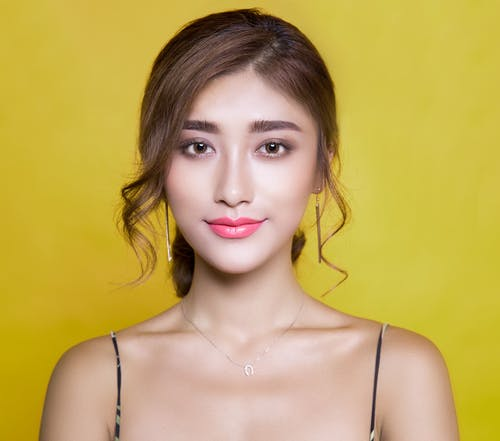
#> input picture NOTEBOOK + HOMEWORK/NOTEBOOK_IA_PROF/Notebook-38 - Face Detection/image1.jpg, 500 x 441 px
$ jupyter execute 'Notebook - Face Detection con OpenCV in Python.ipynb'   (shell and % lines are left out)
#> lines starting #> are read from the running program, lines starting #| are printed output that depends on the picture; after the words box and inside, x2 and y2 are one past the last pixel; in counts of white or black regions, pixels touching at a corner belong together
# Face Detection con OpenCV in Python

## Import

[cell 1]
import cv2
import matplotlib.pyplot as plt

[cell 2]
image1 = cv2.imread(r"image1.jpg", 0)
#> image1: shape (441, 500); min 0, max 255, mean 167.4
image2 = cv2.imread(r"image2.jpg", 0)
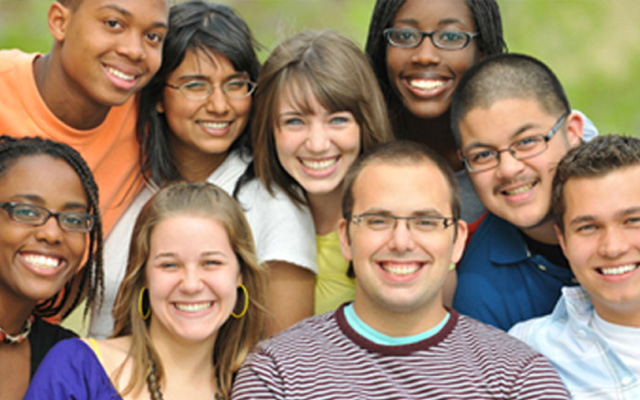
#> input picture NOTEBOOK + HOMEWORK/NOTEBOOK_IA_PROF/Notebook-38 - Face Detection/image2.jpg, 640 x 400 px
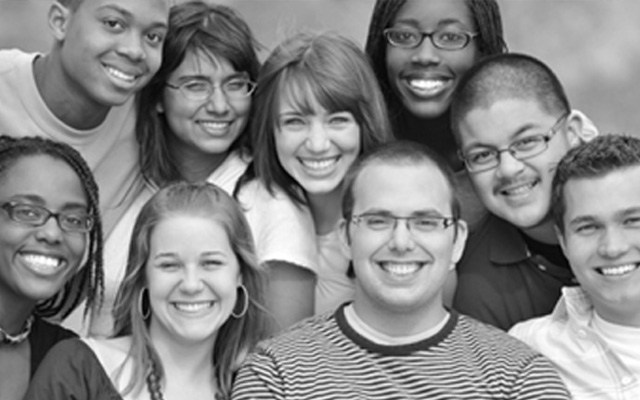
#> image2: shape (400, 640); min 0, max 255, mean 134.8

[cell 3]
plt.imshow(image1, cmap ="gray");

[cell 4]
plt.imshow(image2, cmap ="gray");

## Face Detection

[cell 5]
face_detector = cv2.CascadeClassifier('haarcascade_frontalface_default.xml')

[cell 6]
type(face_detector)

[cell 7]
face_rectangle = face_detector.detectMultiScale(image1)
#> face_rectangle = [[144, 77, 187, 187]]

[cell 8]
face_rectangle
#> Out = [[144, 77, 187, 187]]

[cell 9]
def detect_face (image):

    face_image = image.copy()

    face_rectangle = face_detector.detectMultiScale(face_image)
#> face_rectangle = [[144, 77, 187, 187]]

    for (x,y,width,height) in face_rectangle:
        cv2.rectangle(face_image, (x,y), (x + width, y+height), (255,255,255), 8)
#> this loop made 1 pass
#> face_image: shape (441, 500); min 0, max 255, mean 171.7

    return face_image

[cell 10]
detection_result = detect_face(image1)
plt.imshow(detection_result, cmap = "gray");

[cell 11]
detection_result = detect_face(image2)
#> the loop in detect_face (call 2), `for (x,y,width,height) in face_rectangle:` made 6 passes
#> (x, y, width, height) on passes 1 to 6: (164, 48, 94, 94), (338, 170, 128, 128), (135, 218, 113, 113), (376, 1, 101, 101), (260, 75, 113, 113), (447, 100, 120, 120)
#> after the loop in detect_face (call 2), `for (x,y,width,height) in face_rectangle:`: face_image: shape (400, 640); 8.68% of pixels changed, all inside (x1, y1, x2, y2) = (131, 0, 572, 336)
plt.imshow(detection_result, cmap = "gray");

[cell 12]
face_detector = cv2.CascadeClassifier('haarcascade_frontalface_alt.xml')

def detect_face (image):

    face_image = image.copy()

    face_rectangle = face_detector.detectMultiScale(face_image)
#> face_rectangle = [[169, 49, 92, 92], [137, 221, 107, 107], [340, 172, 122, 122], [376, 1, 98, 98], [258, 71, 119, 119], [448, 101, 118, 118], [6, 179, 96, 96]]

    for (x,y,width,height) in face_rectangle:
        cv2.rectangle(face_image, (x,y), (x + width, y+height), (255,255,255), 8)
#> this loop made 7 passes
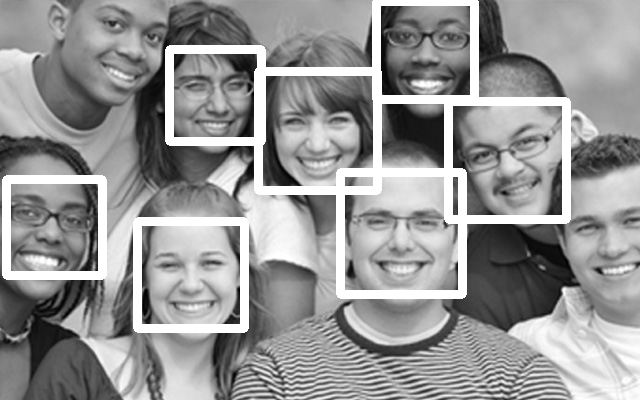
#> face_image: shape (400, 640); 9.83% of pixels changed, all inside (x1, y1, x2, y2) = (2, 0, 571, 333)

    return face_image

detection_result = detect_face(image2)
plt.imshow(detection_result, cmap = "gray")

[cell 13]
face_detector = cv2.CascadeClassifier('haarcascade_frontalface_alt_tree.xml')

def detect_face (image):

    face_image = image.copy()

    face_rectangle = face_detector.detectMultiScale(face_image)
#> face_rectangle = [[170, 49, 93, 93], [137, 221, 108, 108], [342, 175, 118, 118]]

    for (x,y,width,height) in face_rectangle:
        cv2.rectangle(face_image, (x,y), (x + width, y+height), (255,255,255), 8)
#> this loop made 3 passes
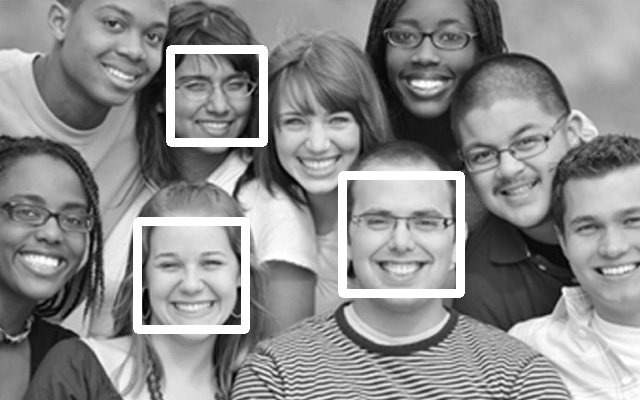
#> face_image: shape (400, 640); 4.45% of pixels changed, all inside (x1, y1, x2, y2) = (133, 45, 465, 334)

    return face_image

detection_result = detect_face(image2)
plt.imshow(detection_result, cmap = "gray");

##  Eyes Detection

[cell 14]
eye_detector = cv2.CascadeClassifier('haarcascade_eye.xml')

[cell 15]
def detect_eye (image):

    face_image = image.copy()

    face_rectangle = eye_detector.detectMultiScale(face_image)
#> face_rectangle = [[173, 125, 46, 46], [247, 123, 49, 49]]

    for (x,y,width,height) in face_rectangle:
        cv2.rectangle(face_image, (x,y), (x + width, y+height), (255,255,255), 8)
#> this loop made 2 passes
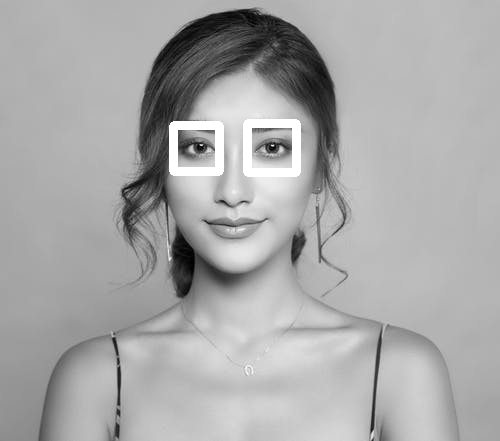
#> face_image: shape (441, 500); min 0, max 255, mean 168.9

    return face_image

[cell 16]
detection_result = detect_eye(image1)
plt.imshow(detection_result, cmap = "gray");

[cell 17]
detection_result = detect_eye(image2)
#> in detect_eye (call 2), `face_rectangle = eye_detector.detectMultiScale(face_image)`: face_rectangle = 24 rows, first 6: [100, 9, 30, 30], [138, 25, 24, 24], [435, 24, 27, 27], [404, 23, 31, 31], [275, 60, 24, 24], [324, 111, 22, 22]
#> the loop in detect_eye (call 2), `for (x,y,width,height) in face_rectangle:` made 24 passes
#> (x, y, width, height) on passes 1 to 12: (100, 9, 30, 30), (138, 25, 24, 24), (435, 24, 27, 27), (404, 23, 31, 31), (275, 60, 24, 24), (324, 111, 22, 22), (282, 110, 24, 24), (515, 131, 21, 21), (471, 145, 22, 22), (582, 154, 23, 23), (182, 179, 22, 22), (491, 183, 22, 22)
#> after the loop in detect_eye (call 2), `for (x,y,width,height) in face_rectangle:`:
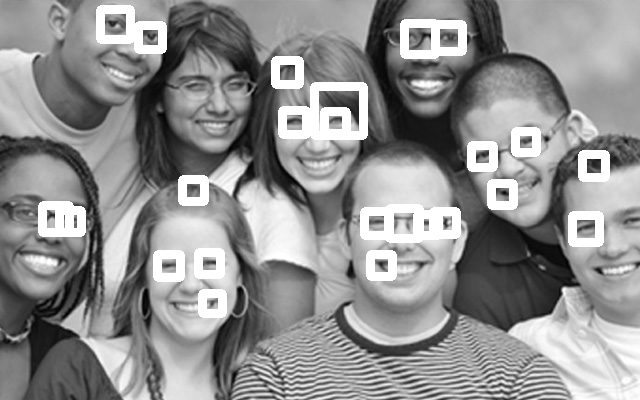
#> face_image: shape (400, 640); 7.56% of pixels changed, all inside (x1, y1, x2, y2) = (38, 5, 610, 318)
plt.imshow(detection_result, cmap = "gray")

[cell 18]
def detect_eye (image):

    face_image = image.copy()

    face_rectangle = eye_detector.detectMultiScale(face_image, scaleFactor = 1.2, minNeighbors =4)
#> face_rectangle = 16 rows, first 6: [100, 9, 31, 31], [139, 25, 23, 23], [436, 25, 22, 22], [277, 60, 22, 22], [323, 112, 20, 20], [283, 111, 22, 22]

    for (x,y,width,height) in face_rectangle:
        cv2.rectangle(face_image, (x,y), (x + width, y+height), (255,255,255), 8)
#> this loop made 16 passes
#> (x, y, width, height) on passes 1 to 12: (100, 9, 31, 31), (139, 25, 23, 23), (436, 25, 22, 22), (277, 60, 22, 22), (323, 112, 20, 20), (283, 111, 22, 22), (514, 132, 21, 21), (470, 144, 22, 22), (181, 180, 22, 22), (365, 211, 23, 23), (574, 217, 23, 23), (198, 251, 24, 24)
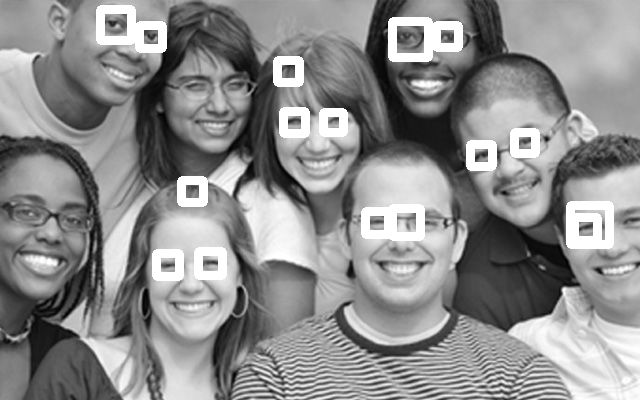
#> face_image: shape (400, 640); 5.26% of pixels changed, all inside (x1, y1, x2, y2) = (96, 5, 614, 281)

    return face_image

[cell 19]
detection_result = detect_eye(image2)
plt.imshow(detection_result, cmap = "gray");

## Smile Detection

[cell 20]
smile_detector = cv2.CascadeClassifier('haarcascade_smile.xml')

[cell 21]
def detect_smile (image):

    face_image = image.copy()

    face_rectangle = smile_detector .detectMultiScale(face_image)
#> face_rectangle = [[184, 206, 104, 52], [208, 188, 51, 26], [194, 107, 81, 40], [118, 311, 78, 39], [260, 301, 115, 57], [134, 132, 112, 56], [170, 24, 157, 79], [125, 69, 227, 114], [126, 296, 244, 122]]

    for (x,y,width,height) in face_rectangle:
        cv2.rectangle(face_image, (x,y), (x + width, y+height), (255,255,255), 8)
#> this loop made 9 passes
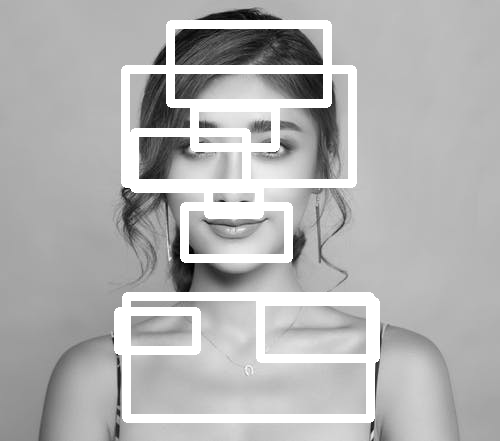
#> face_image: shape (441, 500); min 0, max 255, mean 179.8

    return face_image

[cell 22]
detection_result = detect_smile(image1)
plt.imshow(detection_result, cmap = "gray");

[cell 23]
def detect_smile (image):

    face_image = image.copy()

    face_rectangle = smile_detector.detectMultiScale(face_image, scaleFactor = 2.0, minNeighbors =20)
#> face_rectangle = [[198, 213, 72, 36]]

    for (x,y,width,height) in face_rectangle:
        cv2.rectangle(face_image, (x,y), (x + width, y+height), (255,255,255), 8)
#> this loop made 1 pass
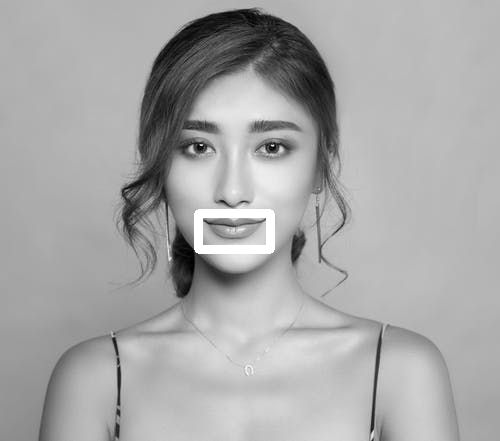
#> face_image: shape (441, 500); min 0, max 255, mean 168

    return face_image

[cell 24]
detection_result = detect_smile(image1)
plt.imshow(detection_result, cmap = "gray")

[cell 25]
detection_result = detect_smile(image2)
#> in detect_smile (call 2), `face_rectangle = smile_detector.detectMultiScale(face_image, scaleFact..`: face_rectangle = [[288, 344, 36, 18], [391, 64, 72, 36], [178, 112, 72, 36], [284, 148, 72, 36], [485, 175, 72, 36], [7, 243, 72, 36], [367, 252, 72, 36], [158, 288, 72, 36], [351, 348, 72, 36], [550, 333, 72, 36], [328, 307, 144, 72]]
#> the loop in detect_smile (call 2), `for (x,y,width,height) in face_rectangle:` made 11 passes
#> after the loop in detect_smile (call 2), `for (x,y,width,height) in face_rectangle:`:
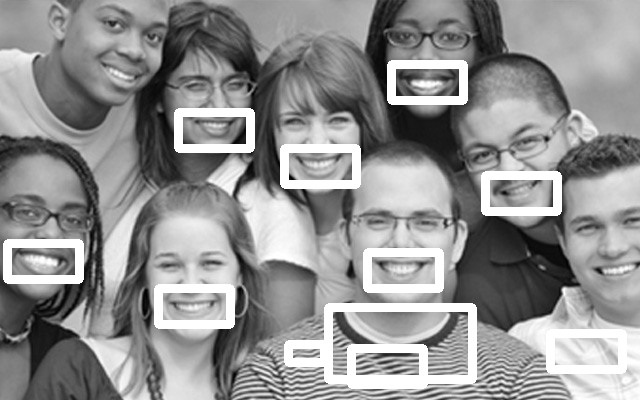
#> face_image: shape (400, 640); 8.39% of pixels changed, all inside (x1, y1, x2, y2) = (3, 60, 627, 389)
